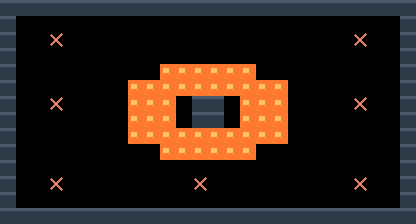

A 2D game scene composited from a Tiled map and its tileset images. What follows is a short description and the map's XML, with every tile layer's data as written:
An orthogonal 26x14 tile map with 16x16 px tiles, 2 tile layers (terreno, marcadores).

<map version="1.10" tiledversion="1.11.0" orientation="orthogonal" renderorder="right-down" width="26" height="14" tilewidth="16" tileheight="16" infinite="0" nextlayerid="3" nextobjectid="1">
 <properties>
  <property name="tipo" value="raz_combate" />
  <property name="nombre" value="crisol" />
 </properties>
 <tileset firstgid="1" source="muelle.tsx" />
 <layer id="1" name="terreno" width="26" height="14">
  <data encoding="csv">
1,1,1,1,1,1,1,1,1,1,1,1,1,1,1,1,1,1,1,1,1,1,1,1,1,1,
1,0,0,0,0,0,0,0,0,0,0,0,0,0,0,0,0,0,0,0,0,0,0,0,0,1,
1,0,0,0,0,0,0,0,0,0,0,0,0,0,0,0,0,0,0,0,0,0,0,0,0,1,
1,0,0,0,0,0,0,0,0,0,0,0,0,0,0,0,0,0,0,0,0,0,0,0,0,1,
1,0,0,0,0,0,0,0,0,0,10,10,10,10,10,10,0,0,0,0,0,0,0,0,0,1,
1,0,0,0,0,0,0,0,10,10,10,10,10,10,10,10,10,10,0,0,0,0,0,0,0,1,
1,0,0,0,0,0,0,0,10,10,10,0,1,1,0,10,10,10,0,0,0,0,0,0,0,1,
1,0,0,0,0,0,0,0,10,10,10,0,1,1,0,10,10,10,0,0,0,0,0,0,0,1,
1,0,0,0,0,0,0,0,10,10,10,10,10,10,10,10,10,10,0,0,0,0,0,0,0,1,
1,0,0,0,0,0,0,0,0,0,10,10,10,10,10,10,0,0,0,0,0,0,0,0,0,1,
1,0,0,0,0,0,0,0,0,0,0,0,0,0,0,0,0,0,0,0,0,0,0,0,0,1,
1,0,0,0,0,0,0,0,0,0,0,0,0,0,0,0,0,0,0,0,0,0,0,0,0,1,
1,0,0,0,0,0,0,0,0,0,0,0,0,0,0,0,0,0,0,0,0,0,0,0,0,1,
1,1,1,1,1,1,1,1,1,1,1,1,1,1,1,1,1,1,1,1,1,1,1,1,1,1
</data>
 </layer>
 <layer id="2" name="marcadores" width="26" height="14">
  <data encoding="csv">
0,0,0,0,0,0,0,0,0,0,0,0,0,0,0,0,0,0,0,0,0,0,0,0,0,0,
0,0,0,0,0,0,0,0,0,0,0,0,0,0,0,0,0,0,0,0,0,0,0,0,0,0,
0,0,0,3,0,0,0,0,0,0,0,0,0,0,0,0,0,0,0,0,0,0,3,0,0,0,
0,0,0,0,0,0,0,0,0,0,0,0,0,0,0,0,0,0,0,0,0,0,0,0,0,0,
0,0,0,0,0,0,0,0,0,0,0,0,0,0,0,0,0,0,0,0,0,0,0,0,0,0,
0,0,0,0,0,0,0,0,0,0,0,0,0,0,0,0,0,0,0,0,0,0,0,0,0,0,
0,0,0,3,0,0,0,0,0,0,0,0,0,0,0,0,0,0,0,0,0,0,3,0,0,0,
0,0,0,0,0,0,0,0,0,0,0,0,0,0,0,0,0,0,0,0,0,0,0,0,0,0,
0,0,0,0,0,0,0,0,0,0,0,0,0,0,0,0,0,0,0,0,0,0,0,0,0,0,
0,0,0,0,0,0,0,0,0,0,0,0,0,0,0,0,0,0,0,0,0,0,0,0,0,0,
0,0,0,0,0,0,0,0,0,0,0,0,0,0,0,0,0,0,0,0,0,0,0,0,0,0,
0,0,0,3,0,0,0,0,0,0,0,0,3,0,0,0,0,0,0,0,0,0,3,0,0,0,
0,0,0,0,0,0,0,0,0,0,0,0,0,0,0,0,0,0,0,0,0,0,0,0,0,0,
0,0,0,0,0,0,0,0,0,0,0,0,0,0,0,0,0,0,0,0,0,0,0,0,0,0
</data>
 </layer>
</map>
